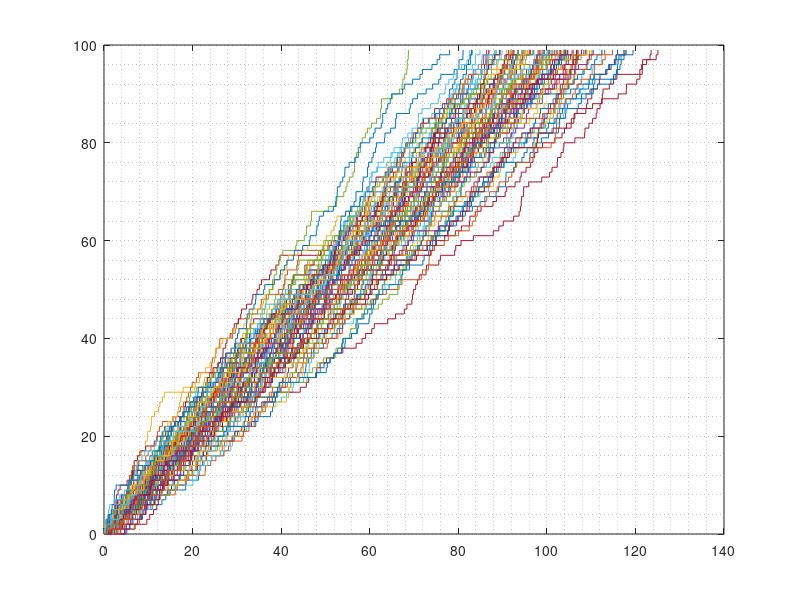

The MATLAB script that drew this image: (Note: this script raises an error after producing the figure.)
numMuestras = 100;
numTime = 100;

t = zeros(numTime,numMuestras);
val = zeros(numTime,numMuestras);
lambda = 1.0;

for u = 1:numMuestras
    for i = 1:numTime
        temp = rand;
        interArribalTime = -1 * log(1-temp)/lambda;
        if i > 1
            t(i,u)=t(i-1,u)+interArribalTime;
            val(i,u) = val(i-1,u)+1;
        end
    end
end
stairs(t,val)
grid minor;

%%Valor esperado
%Teorico
EX4_teo = lambda*4;
EX4_calc = valorEsperado(t,val,numMuestras,numTime,4);
EX4_teo
EX4_calc

%%Varianza

VAR7_teo = lambda*7;
VAR7_calc = 0;
EX7_calc = valorEsperado(t,val,numMuestras,numTime,7);
for i = 1:numMuestras
    temp = 0;
    for u =1:numTime
        if (t(u,i)>7)
            if(temp <= 0)
                temp = u-1;
            end
        end
    end
    VAR7_calc = VAR7_calc + (val(temp,i)-EX7_calc)^2;
end
VAR7_calc = VAR7_calc /numMuestras;

VAR7_teo
VAR7_calc


%%RXX

RXX58_teo=lambda^2 * 5 * 8 + 5;
RXX58_calc = RXX(t,val,numMuestras,numTime,5,8);
RXX58_teo
RXX58_calc

%%rxx


rxx23_teo=(lambda^2 * 2 * 3 + lambda*2 - lambda*2 *lambda*3)/sqrt((lambda^2 * 2 * 2 + lambda*2 - lambda*2 *lambda*2)*(lambda^2 * 3 * 3 + lambda*3 - lambda*3 *lambda*3));
rxx23_calc = CXX(t,val,numMuestras,numTime,2,3)/(sqrt(CXX(t,val,numMuestras,numTime,2,2)*CXX(t,val,numMuestras,numTime,3,3)));


rxx23_teo
rxx23_calc


%% Punto c


    
